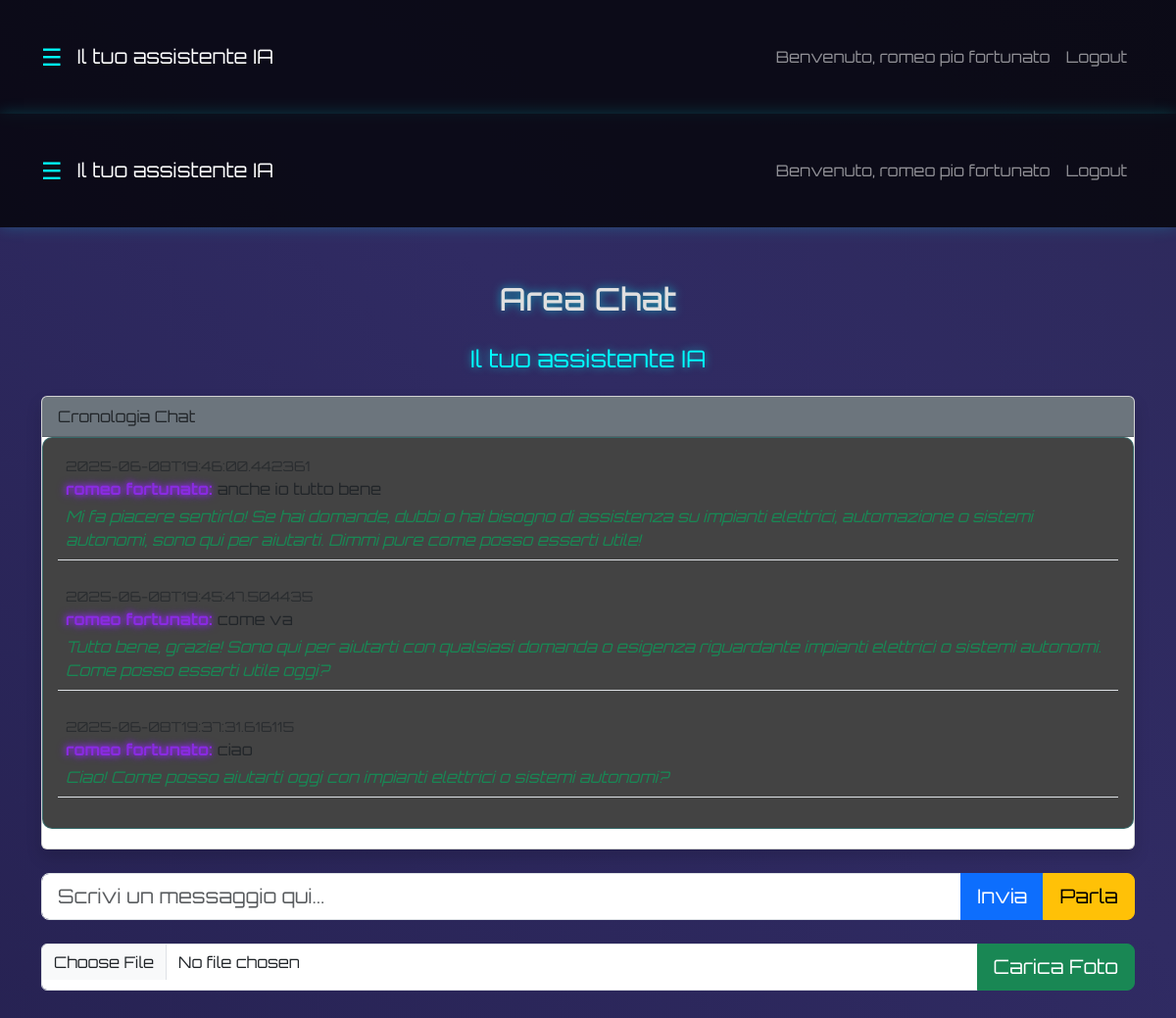
Page / (signed in) on the committed database.
### tables this page shows
CREATE TABLE conversazioni (
            id INTEGER PRIMARY KEY AUTOINCREMENT,
            timestamp TEXT,
            username TEXT,
            richiesta TEXT,
            risposta TEXT,
            event_date TEXT,
            tag TEXT
        );

### app - Copia.py (the view)
@app.route('/')
def index():
    if 'user' not in session:
        return redirect(url_for('login'))
    is_admin = (session['user'].get('role') == 'admin')
    for rem in check_reminders(session['user']['username']):
        flash(f"Promemoria: {rem[1]}", "info")
    conn = sqlite3.connect('assistant_memory.db')
    c = conn.cursor()
    c.execute("SELECT timestamp, username, richiesta, risposta, event_date, tag FROM conversazioni WHERE username = ? ORDER BY id ASC",
              (session['user']['username'],))
    conversazioni = c.fetchall()
    conn.close()
    return render_template('index.html', conversazioni=conversazioni, user=session['user'], is_admin=is_admin)

### app - Copia.py (called while the page is built, shortened)
def check_reminders(username):
    now = datetime.now()
    conn = sqlite3.connect('assistant_memory.db')
    c = conn.cursor()
    c.execute("SELECT id, reminder_text, remind_date FROM reminders WHERE username = ? AND delivered = 0", (username,))
    reminders = c.fetchall()
    due = []
    conn.commit()
    conn.close()
    return due

### templates/index.html (shortened to what this page needs)
<!DOCTYPE html>
<html lang="it">
<head>
  <link href="https://cdn.jsdelivr.net/npm/bootstrap@5.3.0/dist/css/bootstrap.min.css" rel="stylesheet">
</head>
<body>
  <nav class="navbar navbar-expand-lg navbar-dark">
    <div class="container">
      <span class="hamburger" onclick="toggleSidePanel()">☰</span>
      <a class="navbar-brand" href="{{ url_for('index') }}">Il tuo assistente IA</a>
      <div class="collapse navbar-collapse" id="navbarNav">
         <ul class="navbar-nav ms-auto">
           {% if user %}
              <li class="nav-item">
                <a class="nav-link" href="#">Benvenuto, {{ user.fullname }}</a>
              </li>
              <li class="nav-item">
                <a class="nav-link" href="{{ url_for('logout') }}">Logout</a>
              </li>
           {% else %}
              <li class="nav-item">
                <a class="nav-link" href="{{ url_for('login') }}">Login</a>
              </li>
           {% endif %}
         </ul>
      </div>
    </div>
  </nav>
  <!DOCTYPE html>
<html lang="it">
<head>
  <link href="https://cdn.jsdelivr.net/npm/bootstrap@5.3.0/dist/css/bootstrap.min.css" rel="stylesheet">
</head>
<body>
  <nav class="navbar navbar-expand-lg navbar-dark">
    <div class="container">
      <span class="hamburger" onclick="toggleSidePanel()">☰</span>
      <a class="navbar-brand" href="{{ url_for('index') }}">Il tuo assistente IA</a>
      <div class="collapse navbar-collapse" id="navbarNav">
         <ul class="navbar-nav ms-auto">
           {% if user %}
             <li class="nav-item">
               <a class="nav-link" href="#">Benvenuto, {{ user.fullname }}</a>
             </li>
             <li class="nav-item">
               <a class="nav-link" href="{{ url_for('logout') }}">Logout</a>
             </li>
           {% else %}
             <li class="nav-item">
               <a class="nav-link" href="{{ url_for('login') }}">Login</a>
             </li>
           {% endif %}
         </ul>
      </div>
    </div>
  </nav>
  <div class="container my-4">
    <h2 class="text-center mb-4">Area Chat</h2>
    <div class="robot-container">
      <div class="robot-title">Il tuo assistente IA</div>
    </div>
    <div class="card shadow mb-4">
      <div class="card-header bg-secondary">Cronologia Chat</div>
      <div class="card-body chat-box">
        {% for conv in conversazioni | reverse %}
          <div class="mb-3 p-2 border-bottom">
            <small class="text-muted">{{ conv[0] }}</small><br>
            <p class="mb-1">
              <strong class="{% if conv[1]=='Il tuo assistente IA' %}text-ia{% else %}text-user{% endif %}">
                {{ conv[1] }}:
              </strong>
              {{ conv[2] }}
            </p>
            <p class="mb-0 text-success"><em>{{ conv[3] }}</em></p>
          </div>
        {% endfor %}
      </div>
    </div>
    <div class="mb-4">
      <form action="{{ url_for('send') }}" method="post">
        <div class="input-group">
          <input type="text" id="messageInput" name="message" class="form-control form-control-lg" placeholder="Scrivi un messaggio qui..." required>
          <button type="submit" class="btn btn-primary btn-lg">Invia</button>
          <button type="button" class="btn btn-warning btn-lg" onclick="attivaVoce()">Parla</button>
        </div>
      </form>
    </div>
    <div class="mb-4">
      <form action="{{ url_for('upload') }}" method="post" enctype="multipart/form-data">
        <div class="input-group">
          <input type="file" name="photo" class="form-control" required>
          <button type="submit" class="btn btn-success btn-lg">Carica Foto</button>
        </div>
      </form>
    </div>
  </div>
</body>
</html>

### templates/index.html (style rules this page uses)
body, h1, h2, h3, .navbar-brand { font-family: 'Orbitron', sans-serif; }
body { background: linear-gradient(45deg, #0f0c29, #302b63, #24243e); background-size: 400% 400%; animation: gradient-bg 15s ease infinite; margin: 0; color: #e0e0e0; }
.navbar { background: rgba(0,0,0,0.75); box-shadow: 0 0 15px rgba(0,255,255,0.2); }
.navbar .hamburger { cursor: pointer; font-size: 1.5rem; color: #00ffff; margin-right: 15px; }
.text-user { color: #8a2be2; text-shadow: 0 0 6px #8a2be2, 0 0 10px #8a2be2; font-weight: bold; }
h2.text-center { font-size: 2rem; margin-bottom: 20px; text-shadow: 0 0 10px rgba(0,255,255,0.6); }
.container { padding-top: 30px; padding-bottom: 30px; }
.robot-container { max-width: 430px; margin: 0 auto 20px auto; text-align: center; }
.robot-title { font-size: 1.5rem; margin-bottom: 10px; color: #00ffff; text-shadow: 0 0 8px rgba(0,255,255,0.6); }
.chat-box { max-height: 400px; overflow-y: auto; background: rgba(20,20,20,0.8); border: 1px solid rgba(0,255,255,0.2); border-radius: 10px; padding: 15px; margin-bottom: 20px; }

### rows in the picture
conversazioni: timestamp "2025-06-08T19:46:00.442361", username "romeo fortunato", richiesta "anche io tutto bene", risposta "Mi fa piacere sentirlo! Se hai domande, dubbi o hai bisogno di assistenza su impianti elettrici, automazione o sistemi autonomi, sono qui per aiutarti. Dimmi pure come posso esserti utile!"
conversazioni: timestamp "2025-06-08T19:45:47.504435", username "romeo fortunato", richiesta "come va", risposta "Tutto bene, grazie! Sono qui per aiutarti con qualsiasi domanda o esigenza riguardante impianti elettrici o sistemi autonomi. Come posso esserti utile oggi?"
conversazioni: timestamp "2025-06-08T19:37:31.616115", username "romeo fortunato", richiesta "ciao", risposta "Ciao! Come posso aiutarti oggi con impianti elettrici o sistemi autonomi?"

### other values in the picture
{{ user.fullname }} "romeo pio fortunato"
